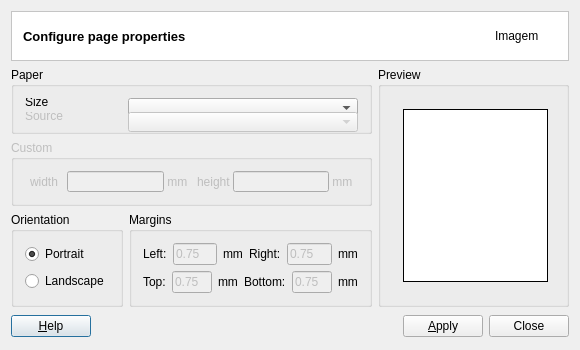
<?xml version="1.0" encoding="UTF-8"?>
<ui version="4.0">
 <class>PageSetup</class>
 <widget class="QDialog" name="PageSetup">
  <property name="geometry">
   <rect>
    <x>0</x>
    <y>0</y>
    <width>580</width>
    <height>350</height>
   </rect>
  </property>
  <property name="sizePolicy">
   <sizepolicy hsizetype="Preferred" vsizetype="Preferred">
    <horstretch>0</horstretch>
    <verstretch>0</verstretch>
   </sizepolicy>
  </property>
  <property name="minimumSize">
   <size>
    <width>550</width>
    <height>280</height>
   </size>
  </property>
  <property name="maximumSize">
   <size>
    <width>580</width>
    <height>350</height>
   </size>
  </property>
  <property name="windowTitle">
   <string>Page Setup</string>
  </property>
  <property name="sizeGripEnabled">
   <bool>false</bool>
  </property>
  <property name="modal">
   <bool>false</bool>
  </property>
  <layout class="QGridLayout" name="gridLayout_4">
   <item row="0" column="0">
    <layout class="QVBoxLayout" name="verticalLayout_6">
     <item>
      <widget class="QFrame" name="frame_2">
       <property name="styleSheet">
        <string notr="true">QWidget { background: white }</string>
       </property>
       <property name="frameShape">
        <enum>QFrame::StyledPanel</enum>
       </property>
       <property name="frameShadow">
        <enum>QFrame::Sunken</enum>
       </property>
       <layout class="QGridLayout" name="gridLayout_3" columnstretch="1,0">
        <property name="topMargin">
         <number>0</number>
        </property>
        <property name="bottomMargin">
         <number>0</number>
        </property>
        <property name="horizontalSpacing">
         <number>9</number>
        </property>
        <item row="0" column="1">
         <widget class="QLabel" name="m_imgLabel">
          <property name="minimumSize">
           <size>
            <width>62</width>
            <height>48</height>
           </size>
          </property>
          <property name="maximumSize">
           <size>
            <width>48</width>
            <height>48</height>
           </size>
          </property>
          <property name="text">
           <string>Imagem</string>
          </property>
         </widget>
        </item>
        <item row="0" column="0">
         <widget class="QLabel" name="m_datasourceTypeTitleLabel">
          <property name="font">
           <font>
            <pointsize>10</pointsize>
            <weight>75</weight>
            <bold>true</bold>
           </font>
          </property>
          <property name="text">
           <string>Configure page properties</string>
          </property>
         </widget>
        </item>
       </layout>
      </widget>
     </item>
     <item>
      <layout class="QHBoxLayout" name="horizontalLayout_7">
       <item>
        <layout class="QVBoxLayout" name="verticalLayout_5">
         <item>
          <layout class="QVBoxLayout" name="verticalLayout_4">
           <item>
            <widget class="QGroupBox" name="gbPaper">
             <property name="title">
              <string>Paper</string>
             </property>
             <property name="flat">
              <bool>true</bool>
             </property>
             <layout class="QVBoxLayout" name="verticalLayout_3">
              <item>
               <layout class="QHBoxLayout" name="horizontalLayout_5">
                <item>
                 <widget class="QLabel" name="txlSize">
                  <property name="text">
                   <string>Size</string>
                  </property>
                  <property name="wordWrap">
                   <bool>false</bool>
                  </property>
                 </widget>
                </item>
                <item>
                 <widget class="QComboBox" name="cmbPageSize">
                  <property name="minimumSize">
                   <size>
                    <width>230</width>
                    <height>20</height>
                   </size>
                  </property>
                 </widget>
                </item>
               </layout>
              </item>
              <item>
               <layout class="QHBoxLayout" name="horizontalLayout_6">
                <item>
                 <widget class="QLabel" name="txlSource">
                  <property name="enabled">
                   <bool>false</bool>
                  </property>
                  <property name="text">
                   <string>Source</string>
                  </property>
                  <property name="wordWrap">
                   <bool>false</bool>
                  </property>
                 </widget>
                </item>
                <item>
                 <widget class="QComboBox" name="comboBox1_2">
                  <property name="enabled">
                   <bool>false</bool>
                  </property>
                  <property name="minimumSize">
                   <size>
                    <width>230</width>
                    <height>20</height>
                   </size>
                  </property>
                 </widget>
                </item>
               </layout>
              </item>
             </layout>
            </widget>
           </item>
           <item>
            <widget class="QGroupBox" name="gbCustom">
             <property name="enabled">
              <bool>false</bool>
             </property>
             <property name="title">
              <string>Custom</string>
             </property>
             <layout class="QHBoxLayout" name="horizontalLayout_3">
              <item>
               <layout class="QHBoxLayout">
                <property name="spacing">
                 <number>0</number>
                </property>
                <property name="margin">
                 <number>0</number>
                </property>
                <item>
                 <spacer name="spacer4">
                  <property name="orientation">
                   <enum>Qt::Horizontal</enum>
                  </property>
                  <property name="sizeType">
                   <enum>QSizePolicy::Expanding</enum>
                  </property>
                  <property name="sizeHint" stdset="0">
                   <size>
                    <width>16</width>
                    <height>20</height>
                   </size>
                  </property>
                 </spacer>
                </item>
                <item>
                 <widget class="QLabel" name="txlWidth">
                  <property name="text">
                   <string>width</string>
                  </property>
                  <property name="wordWrap">
                   <bool>false</bool>
                  </property>
                 </widget>
                </item>
                <item>
                 <spacer name="spacer6_2">
                  <property name="orientation">
                   <enum>Qt::Horizontal</enum>
                  </property>
                  <property name="sizeType">
                   <enum>QSizePolicy::Expanding</enum>
                  </property>
                  <property name="sizeHint" stdset="0">
                   <size>
                    <width>21</width>
                    <height>21</height>
                   </size>
                  </property>
                 </spacer>
                </item>
                <item>
                 <widget class="QLineEdit" name="lneCustomWidth"/>
                </item>
                <item>
                 <widget class="QLabel" name="label_5">
                  <property name="text">
                   <string> mm</string>
                  </property>
                 </widget>
                </item>
                <item>
                 <spacer name="spacer3">
                  <property name="orientation">
                   <enum>Qt::Horizontal</enum>
                  </property>
                  <property name="sizeType">
                   <enum>QSizePolicy::Expanding</enum>
                  </property>
                  <property name="sizeHint" stdset="0">
                   <size>
                    <width>20</width>
                    <height>21</height>
                   </size>
                  </property>
                 </spacer>
                </item>
                <item>
                 <widget class="QLabel" name="txlHeight">
                  <property name="text">
                   <string>height</string>
                  </property>
                  <property name="wordWrap">
                   <bool>false</bool>
                  </property>
                 </widget>
                </item>
                <item>
                 <spacer name="spacer7">
                  <property name="orientation">
                   <enum>Qt::Horizontal</enum>
                  </property>
                  <property name="sizeType">
                   <enum>QSizePolicy::Expanding</enum>
                  </property>
                  <property name="sizeHint" stdset="0">
                   <size>
                    <width>13</width>
                    <height>28</height>
                   </size>
                  </property>
                 </spacer>
                </item>
                <item>
                 <widget class="QLineEdit" name="lneCustomHeight"/>
                </item>
                <item>
                 <widget class="QLabel" name="label_6">
                  <property name="text">
                   <string> mm</string>
                  </property>
                 </widget>
                </item>
                <item>
                 <spacer name="spacer5_2">
                  <property name="orientation">
                   <enum>Qt::Horizontal</enum>
                  </property>
                  <property name="sizeType">
                   <enum>QSizePolicy::Expanding</enum>
                  </property>
                  <property name="sizeHint" stdset="0">
                   <size>
                    <width>16</width>
                    <height>31</height>
                   </size>
                  </property>
                 </spacer>
                </item>
               </layout>
              </item>
             </layout>
            </widget>
           </item>
          </layout>
         </item>
         <item>
          <layout class="QHBoxLayout" name="horizontalLayout_4">
           <item>
            <widget class="QGroupBox" name="gbOrientation">
             <property name="title">
              <string>Orientation</string>
             </property>
             <property name="flat">
              <bool>true</bool>
             </property>
             <layout class="QVBoxLayout" name="verticalLayout_2">
              <item>
               <widget class="QRadioButton" name="rdbPortrait">
                <property name="acceptDrops">
                 <bool>true</bool>
                </property>
                <property name="text">
                 <string>Portrait</string>
                </property>
                <property name="checked">
                 <bool>true</bool>
                </property>
                <property name="autoRepeat">
                 <bool>true</bool>
                </property>
               </widget>
              </item>
              <item>
               <widget class="QRadioButton" name="rdbLandscape">
                <property name="acceptDrops">
                 <bool>true</bool>
                </property>
                <property name="text">
                 <string>Landscape</string>
                </property>
                <property name="autoRepeat">
                 <bool>true</bool>
                </property>
               </widget>
              </item>
             </layout>
            </widget>
           </item>
           <item>
            <widget class="QGroupBox" name="gbMargins">
             <property name="title">
              <string>Margins</string>
             </property>
             <property name="flat">
              <bool>true</bool>
             </property>
             <layout class="QVBoxLayout" name="verticalLayout">
              <item>
               <layout class="QHBoxLayout" name="horizontalLayout">
                <item>
                 <widget class="QLabel" name="txlLeft">
                  <property name="text">
                   <string>Left:</string>
                  </property>
                  <property name="wordWrap">
                   <bool>false</bool>
                  </property>
                 </widget>
                </item>
                <item>
                 <widget class="QLineEdit" name="lneLeft">
                  <property name="enabled">
                   <bool>false</bool>
                  </property>
                  <property name="text">
                   <string>0.75</string>
                  </property>
                 </widget>
                </item>
                <item>
                 <widget class="QLabel" name="label">
                  <property name="text">
                   <string>mm</string>
                  </property>
                 </widget>
                </item>
                <item>
                 <spacer name="horizontalSpacer">
                  <property name="orientation">
                   <enum>Qt::Horizontal</enum>
                  </property>
                  <property name="sizeHint" stdset="0">
                   <size>
                    <width>13</width>
                    <height>20</height>
                   </size>
                  </property>
                 </spacer>
                </item>
                <item>
                 <widget class="QLabel" name="txlRight">
                  <property name="text">
                   <string>Right:</string>
                  </property>
                  <property name="wordWrap">
                   <bool>false</bool>
                  </property>
                 </widget>
                </item>
                <item>
                 <widget class="QLineEdit" name="lneRight">
                  <property name="enabled">
                   <bool>false</bool>
                  </property>
                  <property name="text">
                   <string>0.75</string>
                  </property>
                 </widget>
                </item>
                <item>
                 <widget class="QLabel" name="label_2">
                  <property name="text">
                   <string>mm</string>
                  </property>
                 </widget>
                </item>
               </layout>
              </item>
              <item>
               <layout class="QHBoxLayout" name="horizontalLayout_2">
                <item>
                 <widget class="QLabel" name="txlTop">
                  <property name="text">
                   <string>Top:</string>
                  </property>
                  <property name="wordWrap">
                   <bool>false</bool>
                  </property>
                 </widget>
                </item>
                <item>
                 <widget class="QLineEdit" name="lneTop">
                  <property name="enabled">
                   <bool>false</bool>
                  </property>
                  <property name="text">
                   <string>0.75</string>
                  </property>
                 </widget>
                </item>
                <item>
                 <widget class="QLabel" name="label_3">
                  <property name="text">
                   <string>mm</string>
                  </property>
                 </widget>
                </item>
                <item>
                 <spacer name="horizontalSpacer_2">
                  <property name="orientation">
                   <enum>Qt::Horizontal</enum>
                  </property>
                  <property name="sizeHint" stdset="0">
                   <size>
                    <width>13</width>
                    <height>20</height>
                   </size>
                  </property>
                 </spacer>
                </item>
                <item>
                 <widget class="QLabel" name="txlBottom">
                  <property name="text">
                   <string>Bottom:</string>
                  </property>
                  <property name="wordWrap">
                   <bool>false</bool>
                  </property>
                 </widget>
                </item>
                <item>
                 <widget class="QLineEdit" name="lneBottom">
                  <property name="enabled">
                   <bool>false</bool>
                  </property>
                  <property name="text">
                   <string>0.75</string>
                  </property>
                 </widget>
                </item>
                <item>
                 <widget class="QLabel" name="label_4">
                  <property name="text">
                   <string>mm</string>
                  </property>
                 </widget>
                </item>
               </layout>
              </item>
             </layout>
            </widget>
           </item>
          </layout>
         </item>
        </layout>
       </item>
       <item>
        <widget class="QGroupBox" name="bgPreview">
         <property name="title">
          <string>Preview</string>
         </property>
         <property name="flat">
          <bool>true</bool>
         </property>
         <layout class="QGridLayout" name="gridLayout_2">
          <item row="0" column="0">
           <widget class="QFrame" name="frmPreview">
            <property name="minimumSize">
             <size>
              <width>163</width>
              <height>0</height>
             </size>
            </property>
            <property name="palette">
             <palette>
              <active>
               <colorrole role="WindowText">
                <brush brushstyle="SolidPattern">
                 <color alpha="255">
                  <red>0</red>
                  <green>0</green>
                  <blue>0</blue>
                 </color>
                </brush>
               </colorrole>
               <colorrole role="Button">
                <brush brushstyle="SolidPattern">
                 <color alpha="255">
                  <red>212</red>
                  <green>208</green>
                  <blue>200</blue>
                 </color>
                </brush>
               </colorrole>
               <colorrole role="Light">
                <brush brushstyle="SolidPattern">
                 <color alpha="255">
                  <red>255</red>
                  <green>255</green>
                  <blue>255</blue>
                 </color>
                </brush>
               </colorrole>
               <colorrole role="Midlight">
                <brush brushstyle="SolidPattern">
                 <color alpha="255">
                  <red>233</red>
                  <green>229</green>
                  <blue>220</blue>
                 </color>
                </brush>
               </colorrole>
               <colorrole role="Dark">
                <brush brushstyle="SolidPattern">
                 <color alpha="255">
                  <red>128</red>
                  <green>128</green>
                  <blue>128</blue>
                 </color>
                </brush>
               </colorrole>
               <colorrole role="Mid">
                <brush brushstyle="SolidPattern">
                 <color alpha="255">
                  <red>141</red>
                  <green>138</green>
                  <blue>133</blue>
                 </color>
                </brush>
               </colorrole>
               <colorrole role="Text">
                <brush brushstyle="SolidPattern">
                 <color alpha="255">
                  <red>0</red>
                  <green>0</green>
                  <blue>0</blue>
                 </color>
                </brush>
               </colorrole>
               <colorrole role="BrightText">
                <brush brushstyle="SolidPattern">
                 <color alpha="255">
                  <red>255</red>
                  <green>255</green>
                  <blue>255</blue>
                 </color>
                </brush>
               </colorrole>
               <colorrole role="ButtonText">
                <brush brushstyle="SolidPattern">
                 <color alpha="255">
                  <red>0</red>
                  <green>0</green>
                  <blue>0</blue>
                 </color>
                </brush>
               </colorrole>
               <colorrole role="Base">
                <brush brushstyle="SolidPattern">
                 <color alpha="255">
                  <red>255</red>
                  <green>255</green>
                  <blue>255</blue>
                 </color>
                </brush>
               </colorrole>
               <colorrole role="Window">
                <brush brushstyle="SolidPattern">
                 <color alpha="255">
                  <red>0</red>
                  <green>0</green>
                  <blue>0</blue>
                 </color>
                </brush>
               </colorrole>
               <colorrole role="Shadow">
                <brush brushstyle="SolidPattern">
                 <color alpha="255">
                  <red>64</red>
                  <green>64</green>
                  <blue>64</blue>
                 </color>
                </brush>
               </colorrole>
               <colorrole role="Highlight">
                <brush brushstyle="SolidPattern">
                 <color alpha="255">
                  <red>10</red>
                  <green>36</green>
                  <blue>106</blue>
                 </color>
                </brush>
               </colorrole>
               <colorrole role="HighlightedText">
                <brush brushstyle="SolidPattern">
                 <color alpha="255">
                  <red>255</red>
                  <green>255</green>
                  <blue>255</blue>
                 </color>
                </brush>
               </colorrole>
               <colorrole role="Link">
                <brush brushstyle="SolidPattern">
                 <color alpha="255">
                  <red>0</red>
                  <green>0</green>
                  <blue>255</blue>
                 </color>
                </brush>
               </colorrole>
               <colorrole role="LinkVisited">
                <brush brushstyle="SolidPattern">
                 <color alpha="255">
                  <red>255</red>
                  <green>0</green>
                  <blue>255</blue>
                 </color>
                </brush>
               </colorrole>
              </active>
              <inactive>
               <colorrole role="WindowText">
                <brush brushstyle="SolidPattern">
                 <color alpha="255">
                  <red>0</red>
                  <green>0</green>
                  <blue>0</blue>
                 </color>
                </brush>
               </colorrole>
               <colorrole role="Button">
                <brush brushstyle="SolidPattern">
                 <color alpha="255">
                  <red>212</red>
                  <green>208</green>
                  <blue>200</blue>
                 </color>
                </brush>
               </colorrole>
               <colorrole role="Light">
                <brush brushstyle="SolidPattern">
                 <color alpha="255">
                  <red>255</red>
                  <green>255</green>
                  <blue>255</blue>
                 </color>
                </brush>
               </colorrole>
               <colorrole role="Midlight">
                <brush brushstyle="SolidPattern">
                 <color alpha="255">
                  <red>233</red>
                  <green>229</green>
                  <blue>220</blue>
                 </color>
                </brush>
               </colorrole>
               <colorrole role="Dark">
                <brush brushstyle="SolidPattern">
                 <color alpha="255">
                  <red>128</red>
                  <green>128</green>
                  <blue>128</blue>
                 </color>
                </brush>
               </colorrole>
               <colorrole role="Mid">
                <brush brushstyle="SolidPattern">
                 <color alpha="255">
                  <red>141</red>
                  <green>138</green>
                  <blue>133</blue>
                 </color>
                </brush>
               </colorrole>
               <colorrole role="Text">
                <brush brushstyle="SolidPattern">
                 <color alpha="255">
                  <red>0</red>
                  <green>0</green>
                  <blue>0</blue>
                 </color>
                </brush>
               </colorrole>
               <colorrole role="BrightText">
                <brush brushstyle="SolidPattern">
                 <color alpha="255">
                  <red>255</red>
                  <green>255</green>
                  <blue>255</blue>
                 </color>
                </brush>
               </colorrole>
               <colorrole role="ButtonText">
                <brush brushstyle="SolidPattern">
                 <color alpha="255">
                  <red>0</red>
                  <green>0</green>
                  <blue>0</blue>
                 </color>
                </brush>
               </colorrole>
               <colorrole role="Base">
                <brush brushstyle="SolidPattern">
                 <color alpha="255">
                  <red>255</red>
                  <green>255</green>
                  <blue>255</blue>
                 </color>
                </brush>
               </colorrole>
               <colorrole role="Window">
                <brush brushstyle="SolidPattern">
                 <color alpha="255">
                  <red>0</red>
                  <green>0</green>
                  <blue>0</blue>
                 </color>
                </brush>
               </colorrole>
               <colorrole role="Shadow">
                <brush brushstyle="SolidPattern">
                 <color alpha="255">
                  <red>64</red>
                  <green>64</green>
                  <blue>64</blue>
                 </color>
                </brush>
               </colorrole>
               <colorrole role="Highlight">
                <brush brushstyle="SolidPattern">
                 <color alpha="255">
                  <red>212</red>
                  <green>208</green>
                  <blue>200</blue>
                 </color>
                </brush>
               </colorrole>
               <colorrole role="HighlightedText">
                <brush brushstyle="SolidPattern">
                 <color alpha="255">
                  <red>0</red>
                  <green>0</green>
                  <blue>0</blue>
                 </color>
                </brush>
               </colorrole>
               <colorrole role="Link">
                <brush brushstyle="SolidPattern">
                 <color alpha="255">
                  <red>0</red>
                  <green>0</green>
                  <blue>255</blue>
                 </color>
                </brush>
               </colorrole>
               <colorrole role="LinkVisited">
                <brush brushstyle="SolidPattern">
                 <color alpha="255">
                  <red>255</red>
                  <green>0</green>
                  <blue>255</blue>
                 </color>
                </brush>
               </colorrole>
              </inactive>
              <disabled>
               <colorrole role="WindowText">
                <brush brushstyle="SolidPattern">
                 <color alpha="255">
                  <red>106</red>
                  <green>104</green>
                  <blue>100</blue>
                 </color>
                </brush>
               </colorrole>
               <colorrole role="Button">
                <brush brushstyle="SolidPattern">
                 <color alpha="255">
                  <red>212</red>
                  <green>208</green>
                  <blue>200</blue>
                 </color>
                </brush>
               </colorrole>
               <colorrole role="Light">
                <brush brushstyle="SolidPattern">
                 <color alpha="255">
                  <red>255</red>
                  <green>255</green>
                  <blue>255</blue>
                 </color>
                </brush>
               </colorrole>
               <colorrole role="Midlight">
                <brush brushstyle="SolidPattern">
                 <color alpha="255">
                  <red>233</red>
                  <green>231</green>
                  <blue>227</blue>
                 </color>
                </brush>
               </colorrole>
               <colorrole role="Dark">
                <brush brushstyle="SolidPattern">
                 <color alpha="255">
                  <red>128</red>
                  <green>128</green>
                  <blue>128</blue>
                 </color>
                </brush>
               </colorrole>
               <colorrole role="Mid">
                <brush brushstyle="SolidPattern">
                 <color alpha="255">
                  <red>141</red>
                  <green>138</green>
                  <blue>133</blue>
                 </color>
                </brush>
               </colorrole>
               <colorrole role="Text">
                <brush brushstyle="SolidPattern">
                 <color alpha="255">
                  <red>106</red>
                  <green>104</green>
                  <blue>100</blue>
                 </color>
                </brush>
               </colorrole>
               <colorrole role="BrightText">
                <brush brushstyle="SolidPattern">
                 <color alpha="255">
                  <red>255</red>
                  <green>255</green>
                  <blue>255</blue>
                 </color>
                </brush>
               </colorrole>
               <colorrole role="ButtonText">
                <brush brushstyle="SolidPattern">
                 <color alpha="255">
                  <red>106</red>
                  <green>104</green>
                  <blue>100</blue>
                 </color>
                </brush>
               </colorrole>
               <colorrole role="Base">
                <brush brushstyle="SolidPattern">
                 <color alpha="255">
                  <red>255</red>
                  <green>255</green>
                  <blue>255</blue>
                 </color>
                </brush>
               </colorrole>
               <colorrole role="Window">
                <brush brushstyle="SolidPattern">
                 <color alpha="255">
                  <red>0</red>
                  <green>0</green>
                  <blue>0</blue>
                 </color>
                </brush>
               </colorrole>
               <colorrole role="Shadow">
                <brush brushstyle="SolidPattern">
                 <color alpha="255">
                  <red>0</red>
                  <green>0</green>
                  <blue>0</blue>
                 </color>
                </brush>
               </colorrole>
               <colorrole role="Highlight">
                <brush brushstyle="SolidPattern">
                 <color alpha="255">
                  <red>10</red>
                  <green>36</green>
                  <blue>106</blue>
                 </color>
                </brush>
               </colorrole>
               <colorrole role="HighlightedText">
                <brush brushstyle="SolidPattern">
                 <color alpha="255">
                  <red>255</red>
                  <green>255</green>
                  <blue>255</blue>
                 </color>
                </brush>
               </colorrole>
               <colorrole role="Link">
                <brush brushstyle="SolidPattern">
                 <color alpha="255">
                  <red>0</red>
                  <green>0</green>
                  <blue>255</blue>
                 </color>
                </brush>
               </colorrole>
               <colorrole role="LinkVisited">
                <brush brushstyle="SolidPattern">
                 <color alpha="255">
                  <red>255</red>
                  <green>0</green>
                  <blue>255</blue>
                 </color>
                </brush>
               </colorrole>
              </disabled>
             </palette>
            </property>
            <property name="frameShape">
             <enum>QFrame::NoFrame</enum>
            </property>
            <property name="frameShadow">
             <enum>QFrame::Raised</enum>
            </property>
            <layout class="QGridLayout" name="gridLayout">
             <item row="0" column="0">
              <widget class="QTextEdit" name="txtPreview">
               <property name="enabled">
                <bool>false</bool>
               </property>
               <property name="minimumSize">
                <size>
                 <width>145</width>
                 <height>0</height>
                </size>
               </property>
               <property name="font">
                <font>
                 <family>Times New Roman</family>
                 <pointsize>6</pointsize>
                </font>
               </property>
               <property name="frameShadow">
                <enum>QFrame::Plain</enum>
               </property>
               <property name="midLineWidth">
                <number>1</number>
               </property>
               <property name="verticalScrollBarPolicy">
                <enum>Qt::ScrollBarAlwaysOff</enum>
               </property>
               <property name="horizontalScrollBarPolicy">
                <enum>Qt::ScrollBarAlwaysOff</enum>
               </property>
               <property name="html">
                <string>&lt;!DOCTYPE HTML PUBLIC &quot;-//W3C//DTD HTML 4.0//EN&quot; &quot;http://www.w3.org/TR/REC-html40/strict.dtd&quot;&gt;
&lt;html&gt;&lt;head&gt;&lt;meta name=&quot;qrichtext&quot; content=&quot;1&quot; /&gt;&lt;style type=&quot;text/css&quot;&gt;
p, li { white-space: pre-wrap; }
&lt;/style&gt;&lt;/head&gt;&lt;body style=&quot; font-family:'Times New Roman'; font-size:6pt; font-weight:400; font-style:normal;&quot;&gt;
&lt;p style=&quot;-qt-paragraph-type:empty; margin-top:0px; margin-bottom:0px; margin-left:0px; margin-right:0px; -qt-block-indent:0; text-indent:0px; font-size:7pt;&quot;&gt;&lt;br /&gt;&lt;/p&gt;&lt;/body&gt;&lt;/html&gt;</string>
               </property>
               <property name="margin" stdset="0">
                <number>0</number>
               </property>
               <property name="text" stdset="0">
                <string>nononononon

nonon

noononono

nononononono

mnononono

nonon

nnononononono

nono

no

nonono

noononono

nononono

nononon</string>
               </property>
              </widget>
             </item>
            </layout>
           </widget>
          </item>
         </layout>
        </widget>
       </item>
      </layout>
     </item>
     <item>
      <layout class="QHBoxLayout" name="horizontalLayout_8">
       <item>
        <widget class="QPushButton" name="helpPushButton">
         <property name="text">
          <string>&amp;Help</string>
         </property>
         <property name="shortcut">
          <string>Alt+H</string>
         </property>
        </widget>
       </item>
       <item>
        <spacer name="spacer5">
         <property name="orientation">
          <enum>Qt::Horizontal</enum>
         </property>
         <property name="sizeType">
          <enum>QSizePolicy::Expanding</enum>
         </property>
         <property name="sizeHint" stdset="0">
          <size>
           <width>318</width>
           <height>26</height>
          </size>
         </property>
        </spacer>
       </item>
       <item>
        <widget class="QPushButton" name="pbApply">
         <property name="text">
          <string>&amp;Apply</string>
         </property>
         <property name="shortcut">
          <string>Alt+O</string>
         </property>
        </widget>
       </item>
       <item>
        <widget class="QPushButton" name="pbClose">
         <property name="text">
          <string>Close</string>
         </property>
         <property name="autoDefault">
          <bool>false</bool>
         </property>
        </widget>
       </item>
      </layout>
     </item>
    </layout>
   </item>
  </layout>
 </widget>
 <layoutdefault spacing="6" margin="11"/>
 <pixmapfunction>qPixmapFromMimeSource</pixmapfunction>
 <resources/>
 <connections/>
</ui>
